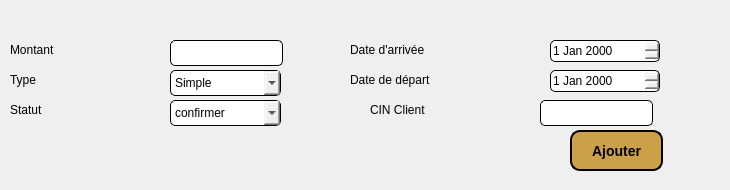
           <widget class="QWidget" name="tab_26">
            <attribute name="title">
             <string>Ajouter</string>
            </attribute>
            <widget class="QFrame" name="frame_16">
             <property name="geometry">
              <rect>
               <x>0</x>
               <y>30</y>
               <width>721</width>
               <height>151</height>
              </rect>
             </property>
             <property name="frameShape">
              <enum>QFrame::NoFrame</enum>
             </property>
             <widget class="QLabel" name="label_37">
              <property name="geometry">
               <rect>
                <x>10</x>
                <y>10</y>
                <width>81</width>
                <height>20</height>
               </rect>
              </property>
              <property name="styleSheet">
               <string notr="true">font: italic 10pt &quot;Segoe UI&quot;;</string>
              </property>
              <property name="text">
               <string>Montant</string>
              </property>
             </widget>
             <widget class="QLabel" name="label_45">
              <property name="geometry">
               <rect>
                <x>350</x>
                <y>10</y>
                <width>131</width>
                <height>20</height>
               </rect>
              </property>
              <property name="styleSheet">
               <string notr="true">font: italic 10pt &quot;Segoe UI&quot;;</string>
              </property>
              <property name="text">
               <string>Date d'arrivée</string>
              </property>
             </widget>
             <widget class="QLabel" name="label_46">
              <property name="geometry">
               <rect>
                <x>350</x>
                <y>40</y>
                <width>111</width>
                <height>20</height>
               </rect>
              </property>
              <property name="styleSheet">
               <string notr="true">font: italic 10pt &quot;Segoe UI&quot;;</string>
              </property>
              <property name="text">
               <string>Date de départ</string>
              </property>
             </widget>
             <widget class="QLabel" name="label_47">
              <property name="geometry">
               <rect>
                <x>10</x>
                <y>70</y>
                <width>63</width>
                <height>20</height>
               </rect>
              </property>
              <property name="styleSheet">
               <string notr="true">font: italic 10pt &quot;Segoe UI&quot;;</string>
              </property>
              <property name="text">
               <string>Statut</string>
              </property>
             </widget>
             <widget class="QLabel" name="label_48">
              <property name="geometry">
               <rect>
                <x>10</x>
                <y>40</y>
                <width>71</width>
                <height>20</height>
               </rect>
              </property>
              <property name="styleSheet">
               <string notr="true">font: italic 10pt &quot;Segoe UI&quot;;</string>
              </property>
              <property name="text">
               <string>Type </string>
              </property>
             </widget>
             <widget class="QLineEdit" name="lineEdit_Montant_4">
              <property name="geometry">
               <rect>
                <x>170</x>
                <y>10</y>
                <width>113</width>
                <height>26</height>
               </rect>
              </property>
              <property name="styleSheet">
               <string notr="true">border: 1px solid black; 
 border-radius: 5px; </string>
              </property>
             </widget>
             <widget class="QComboBox" name="comboBox_status_3">
              <property name="geometry">
               <rect>
                <x>170</x>
                <y>70</y>
                <width>111</width>
                <height>26</height>
               </rect>
              </property>
              <property name="styleSheet">
               <string notr="true"> border: 1px solid black; 
 border-radius: 5px; 
font: italic 9pt &quot;Segoe UI&quot;;</string>
              </property>
              <item>
               <property name="text">
                <string>confirmer</string>
               </property>
              </item>
              <item>
               <property name="text">
                <string>annuler</string>
               </property>
              </item>
             </widget>
             <widget class="QComboBox" name="comboBox_type_3">
              <property name="geometry">
               <rect>
                <x>170</x>
                <y>40</y>
                <width>111</width>
                <height>26</height>
               </rect>
              </property>
              <property name="styleSheet">
               <string notr="true"> border: 1px solid black; 
 border-radius: 5px; 
font: italic 9pt &quot;Segoe UI&quot;;</string>
              </property>
              <item>
               <property name="text">
                <string>Simple</string>
               </property>
              </item>
              <item>
               <property name="text">
                <string>Double</string>
               </property>
              </item>
             </widget>
             <widget class="QDateEdit" name="dateEdit_arrive_3">
              <property name="geometry">
               <rect>
                <x>550</x>
                <y>10</y>
                <width>110</width>
                <height>22</height>
               </rect>
              </property>
              <property name="styleSheet">
               <string notr="true"> border: 1px solid black; 
 border-radius: 5px; 
font: italic 9pt &quot;Segoe UI&quot;;</string>
              </property>
             </widget>
             <widget class="QDateEdit" name="dateEdit_depart_3">
              <property name="geometry">
               <rect>
                <x>550</x>
                <y>40</y>
                <width>110</width>
                <height>22</height>
               </rect>
              </property>
              <property name="styleSheet">
               <string notr="true"> border: 1px solid black; 
 border-radius: 5px; 
font: italic 9pt &quot;Segoe UI&quot;;</string>
              </property>
             </widget>
             <widget class="QLabel" name="label_124">
              <property name="geometry">
               <rect>
                <x>370</x>
                <y>70</y>
                <width>81</width>
                <height>20</height>
               </rect>
              </property>
              <property name="styleSheet">
               <string notr="true">font: italic 10pt &quot;Segoe UI&quot;;</string>
              </property>
              <property name="text">
               <string>CIN Client</string>
              </property>
             </widget>
             <widget class="QLineEdit" name="lineEdit_cin_3">
              <property name="geometry">
               <rect>
                <x>540</x>
                <y>70</y>
                <width>113</width>
                <height>26</height>
               </rect>
              </property>
              <property name="styleSheet">
               <string notr="true">border: 1px solid black; 
 border-radius: 5px; </string>
              </property>
             </widget>
             <widget class="QPushButton" name="pushButton_ajouterRes">
              <property name="geometry">
               <rect>
                <x>570</x>
                <y>100</y>
                <width>93</width>
                <height>41</height>
               </rect>
              </property>
              <property name="styleSheet">
               <string notr="true">background-color: rgb(203, 160, 73);
font: italic 9pt &quot;Segoe UI&quot;;

 border: 2px solid black; 
 border-radius: 10px; 
color: black;
font-size: 14px;
font-weight: bold;
 padding: 10px 20px;

</string>
              </property>
              <property name="text">
               <string>Ajouter</string>
              </property>
             </widget>
            </widget>
           </widget>
